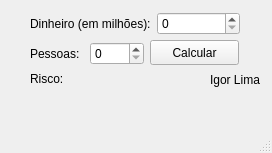
<?xml version="1.0" encoding="UTF-8"?>
<ui version="4.0">
 <class>MainWindow</class>
 <widget class="QMainWindow" name="MainWindow">
  <property name="geometry">
   <rect>
    <x>0</x>
    <y>0</y>
    <width>272</width>
    <height>153</height>
   </rect>
  </property>
  <property name="windowTitle">
   <string>Lógica Fuzzy</string>
  </property>
  <widget class="QWidget" name="centralwidget">
   <widget class="QPushButton" name="calcularPushButton">
    <property name="geometry">
     <rect>
      <x>150</x>
      <y>40</y>
      <width>89</width>
      <height>25</height>
     </rect>
    </property>
    <property name="text">
     <string>Calcular</string>
    </property>
   </widget>
   <widget class="QWidget" name="layoutWidget">
    <property name="geometry">
     <rect>
      <x>30</x>
      <y>10</y>
      <width>210</width>
      <height>28</height>
     </rect>
    </property>
    <layout class="QHBoxLayout" name="horizontalLayout">
     <item>
      <widget class="QLabel" name="dinheiroLabel">
       <property name="text">
        <string>Dinheiro (em milhões):</string>
       </property>
      </widget>
     </item>
     <item>
      <widget class="QSpinBox" name="dinheiroSpinBox"/>
     </item>
    </layout>
   </widget>
   <widget class="QWidget" name="layoutWidget">
    <property name="geometry">
     <rect>
      <x>30</x>
      <y>40</y>
      <width>114</width>
      <height>28</height>
     </rect>
    </property>
    <layout class="QHBoxLayout" name="horizontalLayout_2">
     <item>
      <widget class="QLabel" name="pessoasLabel">
       <property name="text">
        <string>Pessoas:</string>
       </property>
      </widget>
     </item>
     <item>
      <widget class="QSpinBox" name="pessoasSpinBox"/>
     </item>
    </layout>
   </widget>
   <widget class="QLabel" name="riscoLabel">
    <property name="geometry">
     <rect>
      <x>30</x>
      <y>70</y>
      <width>40</width>
      <height>17</height>
     </rect>
    </property>
    <property name="text">
     <string>Risco:</string>
    </property>
   </widget>
   <widget class="QLabel" name="riscoLabel2">
    <property name="geometry">
     <rect>
      <x>60</x>
      <y>90</y>
      <width>161</width>
      <height>17</height>
     </rect>
    </property>
    <property name="text">
     <string/>
    </property>
   </widget>
   <widget class="QLabel" name="label">
    <property name="geometry">
     <rect>
      <x>210</x>
      <y>70</y>
      <width>51</width>
      <height>20</height>
     </rect>
    </property>
    <property name="text">
     <string>Igor Lima</string>
    </property>
   </widget>
  </widget>
  <widget class="QMenuBar" name="menubar">
   <property name="geometry">
    <rect>
     <x>0</x>
     <y>0</y>
     <width>272</width>
     <height>21</height>
    </rect>
   </property>
  </widget>
  <widget class="QStatusBar" name="statusbar"/>
 </widget>
 <resources/>
 <connections/>
</ui>
